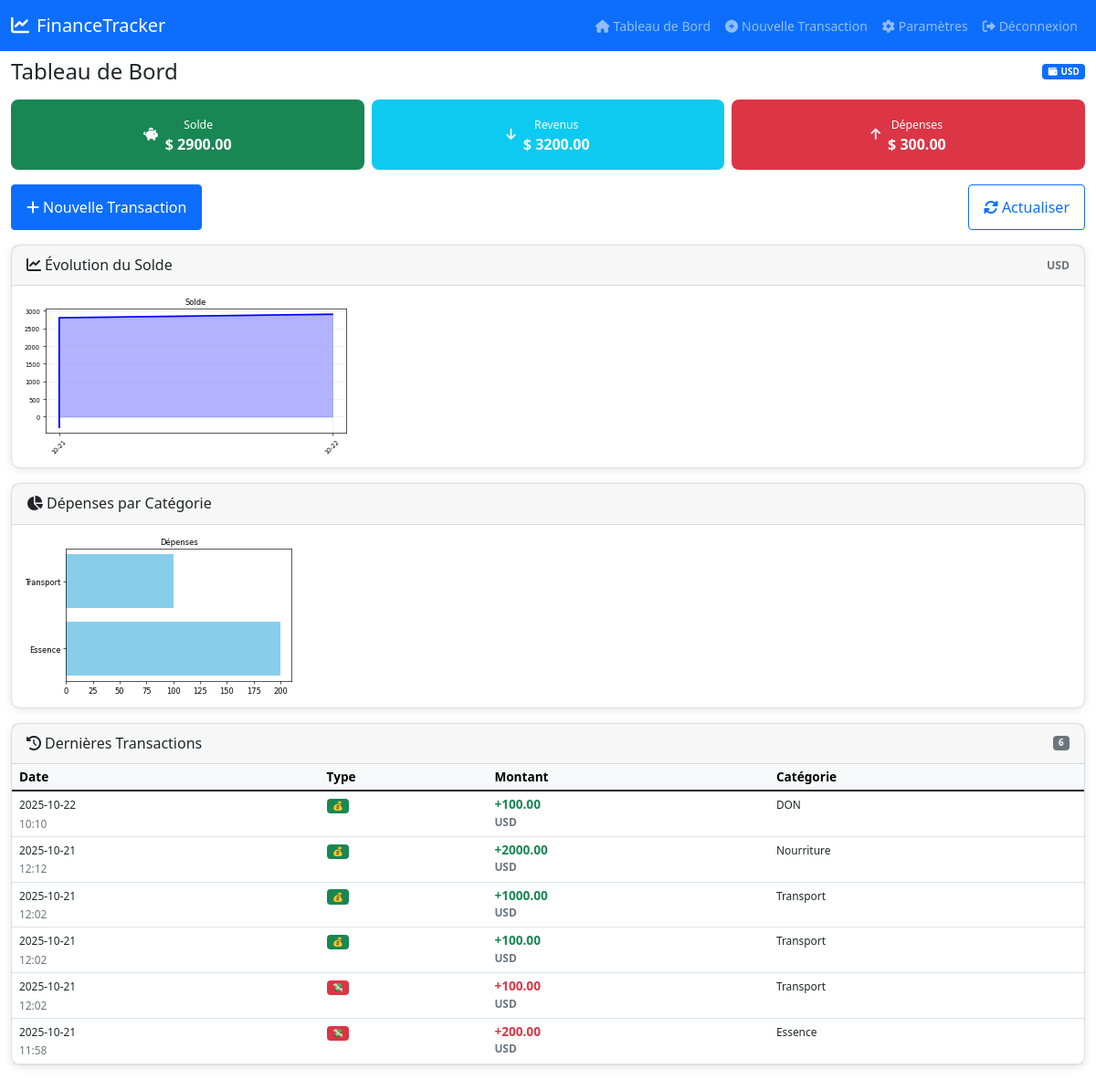
The app's page /dashboard (signed in) with its own data.
### tables this page shows
CREATE TABLE users (
            id INTEGER PRIMARY KEY AUTOINCREMENT,
            username TEXT UNIQUE NOT NULL,
            password TEXT NOT NULL,
            created_at TIMESTAMP DEFAULT CURRENT_TIMESTAMP
        , default_currency TEXT DEFAULT 'USD');

CREATE TABLE transactions (
            id INTEGER PRIMARY KEY AUTOINCREMENT,
            user_id INTEGER NOT NULL,
            amount REAL NOT NULL,
            type TEXT NOT NULL CHECK(type IN ('income', 'expense')),
            category TEXT,
            description TEXT,
            date TIMESTAMP DEFAULT CURRENT_TIMESTAMP, currency TEXT DEFAULT 'USD',
            FOREIGN KEY (user_id) REFERENCES users (id)
        );

### app.py (the view)
@app.route('/dashboard')
def dashboard():
    if 'user_id' not in session:
        return redirect('/login')
    user_id = session['user_id']
    user_currency = get_user_currency(user_id)
    conn = database.get_db_connection()
    transactions = conn.execute('SELECT amount, currency, type FROM transactions WHERE user_id = ?', (user_id,)).fetchall()
    total_income = 0
    total_expenses = 0
    for trans in transactions:
        amount_in_user_currency = convert_currency(trans['amount'], trans['currency'], user_currency)
        if trans['type'] == 'income':
            total_income += amount_in_user_currency
        else:
            total_expenses += amount_in_user_currency
    balance = total_income - total_expenses
    transactions = conn.execute('''
        SELECT * FROM transactions WHERE user_id = ? ORDER BY date DESC LIMIT 10
    ''', (user_id,)).fetchall()
    conn.close()
    graph_evolution = generate_mobile_balance_chart(user_id, user_currency)
    graph_categories = generate_mobile_expense_chart(user_id, user_currency)
    return render_template('dashboard.html',
                         balance=balance,
                         total_income=total_income,
                         total_expenses=total_expenses,
                         transactions=transactions,
                         user_currency=user_currency,
                         graph_evolution=graph_evolution,
                         graph_categories=graph_categories)

### app.py (called while the page is built)
def convert_currency(amount, from_currency, to_currency):
    if from_currency == to_currency:
        return amount
    if from_currency in EXCHANGE_RATES and to_currency in EXCHANGE_RATES[from_currency]:
        return amount * EXCHANGE_RATES[from_currency][to_currency]
    return amount

def get_user_currency(user_id):
    conn = database.get_db_connection()
    try:
        user = conn.execute('SELECT default_currency FROM users WHERE id = ?', (user_id,)).fetchone()
        return user['default_currency'] if user and user['default_currency'] else 'USD'
    except sqlite3.OperationalError:
        return 'USD'
    finally:
        conn.close()

### database.py (called while the page is built)
def get_db_connection():
    conn = sqlite3.connect('finance.db')
    conn.row_factory = sqlite3.Row
    return conn

### templates/dashboard.html (shortened to what this page needs)
{% extends "base.html" %}
{% block content %}
<div class="fade-in">
    <div class="d-flex justify-content-between align-items-center mb-3">
        <h4 class="mb-0">Tableau de Bord</h4>
        <span class="badge bg-primary">
            <i class="fas fa-wallet me-1"></i>{{ user_currency }}
        </span>
    </div>
    <div class="stats-grid">
        <div class="stats-card bg-success">
            <div class="d-flex align-items-center justify-content-center">
                <i class="fas fa-piggy-bank me-2"></i>
                <div>
                    <small>Solde</small>
                    <div class="fw-bold fs-6">
                        {% if user_currency == 'USD' %}$
                        {% elif user_currency == 'CDF' %}FC
                        {% endif %}
                        {{ "%.2f"|format(balance) }}
                    </div>
                </div>
            </div>
        </div>
        <div class="stats-card bg-info">
            <div class="d-flex align-items-center justify-content-center">
                <i class="fas fa-arrow-down me-2"></i>
                <div>
                    <small>Revenus</small>
                    <div class="fw-bold fs-6">
                        {% if user_currency == 'USD' %}$
                        {% elif user_currency == 'CDF' %}FC
                        {% endif %}
                        {{ "%.2f"|format(total_income) }}
                    </div>
                </div>
            </div>
        </div>
        <div class="stats-card bg-danger">
            <div class="d-flex align-items-center justify-content-center">
                <i class="fas fa-arrow-up me-2"></i>
                <div>
                    <small>Dépenses</small>
                    <div class="fw-bold fs-6">
                        {% if user_currency == 'USD' %}$
                        {% elif user_currency == 'CDF' %}FC
                        {% endif %}
                        {{ "%.2f"|format(total_expenses) }}
                    </div>
                </div>
            </div>
        </div>
    </div>
    <div class="row mb-3">
        <div class="col-12">
            <div class="d-grid gap-2 d-md-flex justify-content-md-between">
                <a href="{{ url_for('add_transaction') }}" class="btn btn-primary btn-mobile">
                    <i class="fas fa-plus me-1"></i>Nouvelle Transaction
                </a>
                <button onclick="refreshCharts()" class="btn btn-outline-primary btn-mobile">
                    <i class="fas fa-sync-alt me-1"></i>Actualiser
                </button>
            </div>
        </div>
    </div>
    <div class="card mb-3">
        <div class="card-header d-flex justify-content-between align-items-center">
            <h6 class="mb-0">
                <i class="fas fa-chart-line me-1"></i>Évolution du Solde
            </h6>
            <small class="text-muted">{{ user_currency }}</small>
        </div>
        <div class="card-body p-2">
            <div class="graph-container" id="evolutionChart">
                {% if graph_evolution %}
                    <img
                         alt="Évolution du solde"
                         onerror="this.style.display='none'; document.getElementById('evolutionFallback').style.display='block';">
                {% endif %}
            </div>
        </div>
    </div>
    <div class="card mb-3">
        <div class="card-header">
            <h6 class="mb-0">
                <i class="fas fa-chart-pie me-1"></i>Dépenses par Catégorie
            </h6>
        </div>
        <div class="card-body p-2">
            <div class="graph-container" id="categoriesChart">
                {% if graph_categories %}
                    <img
                         alt="Dépenses par catégorie"
                         onerror="this.style.display='none'; document.getElementById('categoriesFallback').style.display='block';">
                {% endif %}
            </div>
        </div>
    </div>
    <div class="card">
        <div class="card-header d-flex justify-content-between align-items-center">
            <h6 class="mb-0">
                <i class="fas fa-history me-1"></i>Dernières Transactions
            </h6>
            <span class="badge bg-secondary">{{ transactions|length }}</span>
        </div>
        <div class="card-body p-0">
            {% if transactions %}
                <div class="table-responsive">
                    <table class="table table-sm table-hover mb-0">
                        <thead class="table-light">
                            <tr>
                                <th class="ps-2">Date</th>
                                <th>Type</th>
                                <th>Montant</th>
                                <th class="d-none d-sm-table-cell">Catégorie</th>
                            </tr>
                        </thead>
                        <tbody>
                            {% for transaction in transactions %}
                            <tr>
                                <td class="ps-2">
                                    <small>{{ transaction.date[:10] }}</small>
                                    <br>
                                    <small class="text-muted">{{ transaction.date[11:16] }}</small>
                                </td>
                                <td>
                                    <span class="badge {% if transaction.type == 'income' %}bg-success{% else %}bg-danger{% endif %}">
                                        {{ '💰' if transaction.type == 'income' else '💸' }}
                                    </span>
                                </td>
                                <td class="{% if transaction.type == 'income' %}text-success{% else %}text-danger{% endif %} fw-bold">
                                    {{ '%+.2f'|format(transaction.amount) }}
                                    <small class="text-muted d-block">{{ transaction.currency }}</small>
                                </td>
                                <td class="d-none d-sm-table-cell">
                                    <small>{{ transaction.category or '-' }}</small>
                                </td>
                            </tr>
                            {% endfor %}
                        </tbody>
                    </table>
                </div>
            {% endif %}
        </div>
    </div>
</div>
{% endblock %}

### static/style.css (style rules this page uses)
body { font-size: 14px; padding-bottom: 60px; }
.card { border-radius: 10px; box-shadow: 0 2px 10px rgba(0,0,0,0.1); margin-bottom: 1rem; }
.card-header { font-weight: 600; padding: 0.75rem 1rem; }
.table-responsive { font-size: 0.85rem; }
.table th { white-space: nowrap; }
.btn-mobile { padding: 0.75rem 1rem; font-size: 1rem; }
.graph-container { position: relative; width: 100%; overflow-x: auto; }
.graph-container img { max-width: 100%; height: auto; }
.stats-grid { display: grid; grid-template-columns: repeat(auto-fit, minmax(150px, 1fr)); gap: 0.5rem; margin-bottom: 1rem; }
.stats-card { text-align: center; padding: 1rem; border-radius: 8px; color: white; }
.badge { font-size: 0.7em; }
.fade-in { animation: fadeIn 0.5s ease-in; }
.graph-container { -webkit-overflow-scrolling: touch; }

### records on screen
users: default_currency "USD"
transactions: type "💰", amount "+100.00"
transactions: type "💰", amount "+2000.00"
transactions: type "💰", amount "+1000.00"
transactions: type "💰", amount "+100.00"
transactions: type "💸", amount "+100.00"
transactions: type "💸", amount "+200.00"

### other values on screen
{{ "%.2f"|format(balance) }} "2900.00"
{{ "%.2f"|format(total_income) }} "3200.00"
{{ "%.2f"|format(total_expenses) }} "300.00"
{{ transactions|length }} "6"
